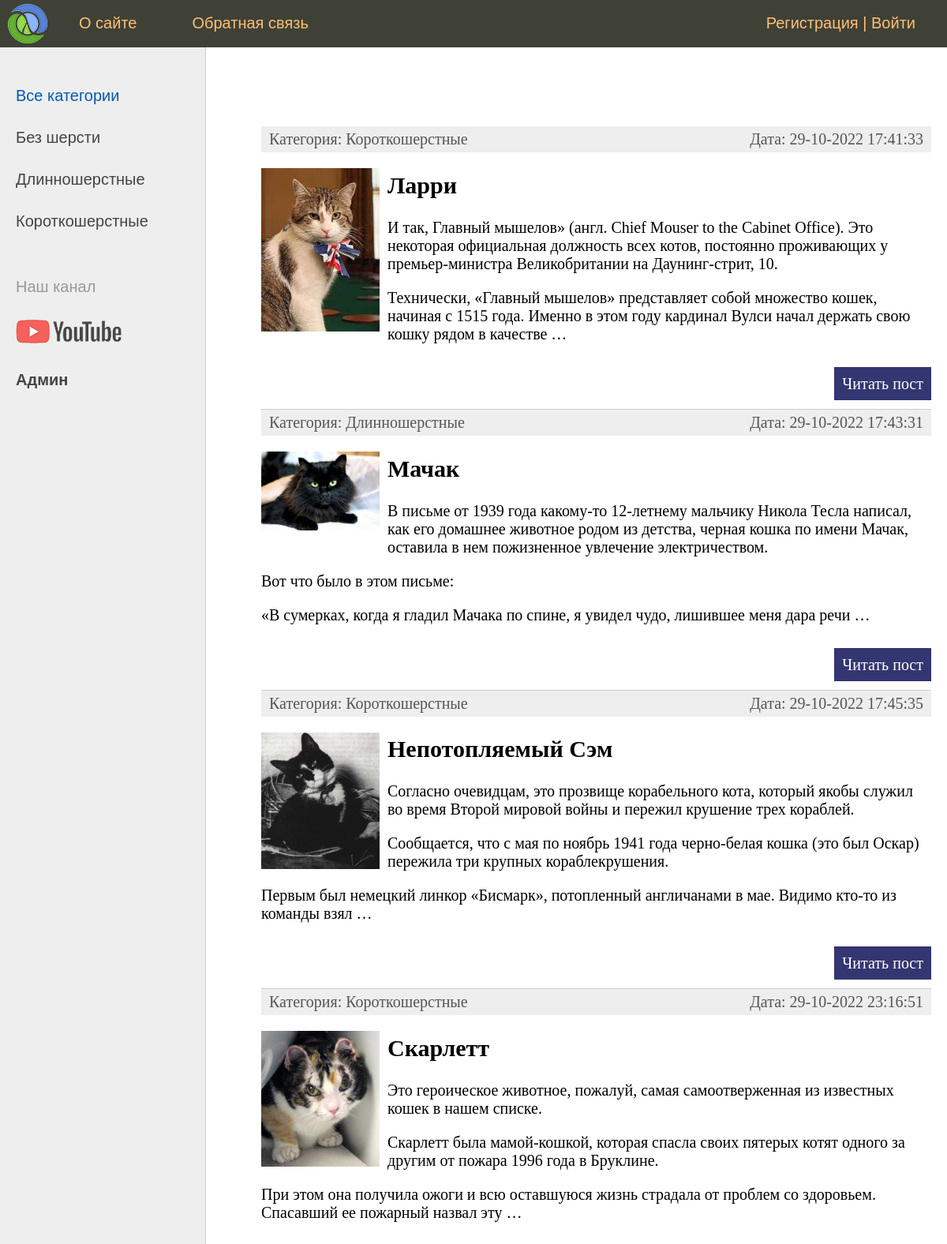
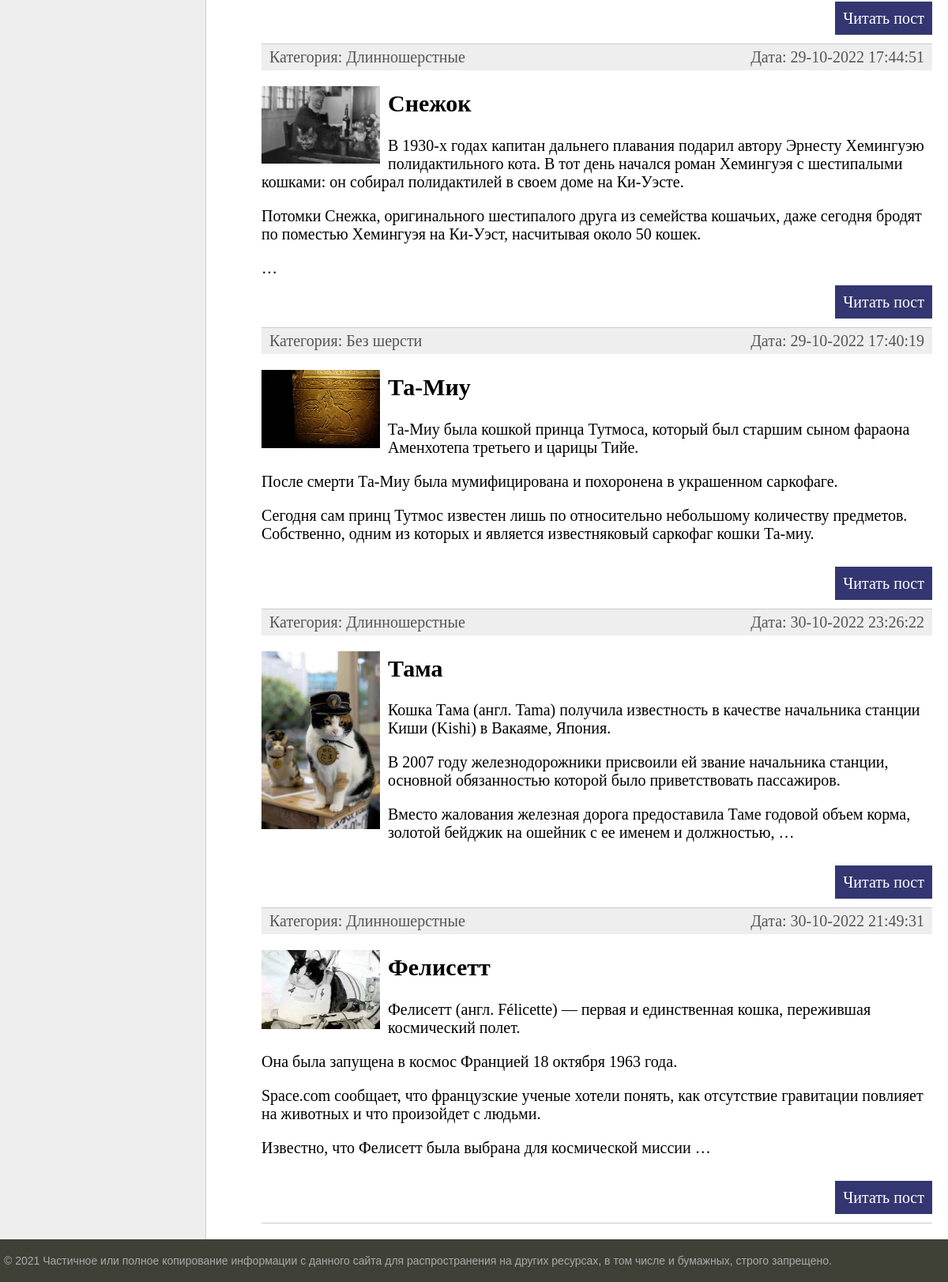
The page / on the database its author committed (2 pictures, top to bottom).
### cats/models.py (models this page shows, shortened)
class Category(models.Model):
    name = models.CharField(max_length=255, db_index=True, verbose_name='Категория')
    slug = models.SlugField(max_length=255, unique=True, db_index=True, verbose_name='URL')
    def __str__(self):
        return self.name
    def get_absolute_url(self):
        return reverse('category', kwargs={'category_slug': self.slug})
    class Meta:
        verbose_name = 'Категория'
        verbose_name_plural = 'Категории'
        ordering = ['id']

class Cat(models.Model):
    title = models.CharField(max_length=255, verbose_name='Заголовок')
    slug = models.SlugField(max_length=255, unique=True, db_index=True, verbose_name='URL')
    content = models.TextField(blank=True,verbose_name='Текст статьи')
    photo = models.ImageField(upload_to="photos/%Y/%m/%d/", verbose_name='Фото')
    time_create = models.DateTimeField(auto_now_add=True, verbose_name='Время создания')
    time_update = models.DateTimeField(auto_now=True, verbose_name='Время изменения')
    is_published = models.BooleanField(default=True, verbose_name='Публикация')
    category = models.ForeignKey('Category', on_delete=models.PROTECT, verbose_name='Категории')
    def get_absolute_url(self):
        return reverse('post', kwargs={'post_slug': self.slug})
    class Meta:
        verbose_name = "Кот"
        verbose_name_plural = "Коты"
        ordering = ['title']

### cats/views.py (the view)
# urls.py: path('', CatHome.as_view(), name='home'),
class CatHome(DataMixin, ListView):
    model = Cat
    template_name = 'cats/index.html'
    context_object_name = 'posts'
    def get_context_data(self, **kwargs):
        context = super().get_context_data(**kwargs)
        c_def = self.get_user_context(title='Главная страница')
        context.update(c_def)
        return context
    def get_queryset(self):
        return Cat.objects.filter(is_published=True).select_related('category')

### cats/utils.py (called while the page is built)
    def get_user_context(self, **kwargs):
        context = kwargs
        cats = cache.get('cats')
        if not cats:
            cats = Category.objects.annotate(Count('cat'))
            cache.set('cats', cats, 60)
        user_menu = menu.copy()
        if not self.request.user.is_authenticated:
            user_menu.pop(1)
        context['menu'] = user_menu
        context['cats'] = cats
        if 'category_selected' not in context:
            context['category_selected'] = 0
        return context

### cats/templates/cats/index.html (shortened to what this page needs)
{% extends 'cats/base.html' %}
{% block content %}
<ul class="list-articles">
	{% for p in posts %}
	<li><div class="article-panel">
		<p class="first">Категория: {{p.category}}</p>
         <p class="last">Дата: {{p.time_update|date:"d-m-Y H:i:s"}}</p>
</div>
{% if p.photo %}
		<p><img class="img-article-left thumb" src="{{p.photo.url}}"></p>
{% endif %}
			<h2>{{p.title}}</h2>
	{% autoescape on %}
	{{p.content|linebreaks|truncatewords:50}}
	{% endautoescape %}
			<p class="link-read-post"><a href='{{ p.get_absolute_url }}'>Читать пост</a></p>
	{% endfor %}
</ul>
{% endblock %}

### cats/templates/cats/base.html (shortened to what this page needs)
{% load static %}
<!DOCTYPE html>
<html>
<head>
	<link type="text/css" href="{% static 'cats/css/styles.css' %}" rel="stylesheet" />
</head>
<body>
<table class="table-page" border=0 cellpadding="0" cellspacing="0">
<tr><td valign=top>
{% block mainmenu %}
		<div class="header">
			<ul id="mainmenu" class="mainmenu">
			<li class="logo"><a href="{% url 'home' %}"><div class="logo"></div></a></li>
{% for m in menu %}
			<li><a href="{% url m.url_name %}">{{m.title}}</a></li>
{% endfor %}
			{% if request.user.is_authenticated %}
			<li class="last"> {{user.username}} | <a href="{% url 'logout' %}">Выйти</a></li>
			{% else %}
				<li class="last">
			<a href="{% url 'register' %}">Регистрация</a> | <a href="{% url 'login'%}">Войти</a>
			{% endif %}
				</li>
			</ul>
		</div>
{% endblock mainmenu %}
<table class="table-content" border=0 cellpadding="0" cellspacing="0">
<tr>
	<td valign="top" class="left-chapters">
	<ul id="leftchapters">
		{% if category_selected == 0 %}
                   <li class="selected">Все категории</li>
{% else %}
                   <li><a href="{% url 'home' %}">Все категории</a></li>
{% endif %}
{% for c in cats %}
		{% if c.cat__count > 0 %}
         {% if c.pk == category_selected %}
                   <li class="selected">{{c.name}}</li>
         {% else %}
                   <li><a href="{{ c.get_absolute_url }}">{{c.name}}</a></li>
         {% endif %}
		{% endif %}
{% endfor %}
		<li class="share">
		<p>Наш канал</p>
		<a class="share-yt" href="https://www.youtube.com/channel/UClJzWfGWuGJL2t-3dYKcHTA/playlists" target="_blank" rel="nofollow"></a>
		</li>
		<li><a href="{% url 'admin:index' %}"><strong>Админ</strong></a></li>
	</ul>
</td>
<td valign="top" class="content">
	<div class="content-text">
{% block content %}
{% endblock %}
	</div>
</td></tr></table>
</td></tr>
<tr><td valign=top>
	<div id="footer">
		<p>&copy; 2021 Частичное или полное копирование информации с данного сайта для распространения на других ресурсах, в том числе и бумажных, строго запрещено.</p>
	</div>
</td></tr></table>
</body>
</html>

### cats/static/cats/css/styles.css (style rules this page uses)
html, body { font-family: 'Arial'; margin: 0; padding: 0; height: 100%; width: 100%; color: #444; }
a { color: #0059b2; text-decoration: none; }
img { max-width: 600px; height: auto; }
img.img-article-left { max-width: 300px; height: auto; float: left; padding: 0 10px 10px 0; }
img.img-article-left.thumb { max-width: 150px; height: auto; }
p.link-read-post { text-align: right; }
p.link-read-post a { padding: 10px; min-width: 100px; background: #333671; color: #fff; text-decoration: none; }
div.article-panel { background: #eee; padding: 5px 10px 5px 10px; box-sizing: border-box; overflow: hidden; color: #555; }
div.article-panel p.first { margin: 0; float: left; }
div.article-panel p.last { margin: 0; float: right; }
ul.list-articles { list-style: none; margin: 0; padding: 0; }
ul.list-articles li { border-bottom: 1px solid #ccc; }
.table-page { width: 100%; height: 100%; vertical-align: top; }
.table-page tr { height: 100%; }
.header { background: #3F4137; height: 60px; }
.logo { background: url('../images/logo.png') no-repeat 10px 5px; width: 70px; height: 60px; }
ul.mainmenu { list-style: none; margin: 0; padding: 0; height: 60px; color: #fdc073; font-size: 20px; overflow: hidden; }
ul.mainmenu li { float: left; margin: 18px 40px 0 30px; }
ul.mainmenu li.logo { margin: 0; }
ul.mainmenu li.last { float: right; }
ul.mainmenu li a { color: #fdc073; text-decoration: none; }
.table-content { width: 100%; min-height: 100%; height: 100%; }
.left-chapters { margin: 0; background: #eee; border-right: 1px solid #ccc; min-height: 100%; }
.left-chapters ul { width: 230px; min-height: 100%; margin: 0; padding: 20px 10px 10px 20px; list-style: none; font-size: 20px; }
.left-chapters ul li { margin: 30px 0 0 0; color: #999; }
.left-chapters ul li.selected { color: #0059b2; }
.left-chapters ul li a { color: #444; text-decoration: none; }
.left-chapters ul li.share { margin: 60px 0 0 0; }
.left-chapters ul li.share p { margin: 30px 0 30px 0; }
.left-chapters ul li.share a { display: inline-block; width: 40px; height: 40px; margin: 0 20px 0 0; }
.left-chapters ul li.share a.share-yt { width: 100%; height: 30px; background: url('../images/share_yt.png') no-repeat 0 0 }
.content { padding: 40px 20px 20px 40px; width: 100%; box-sizing: border-box; }
.content-text { margin: 60px 0 0 30px; color: #000; font-size: 20px; font-family: Yandex Sans Display Light; }
#footer { box-sizing: border-box; background: #3F4137; padding: 5px; color: #aaa; font-size: 14px; font-family: Verdana, Geneva, Arial, Helvetica; text-align: left; overflow: hidden; }

### rows shown on the page
Category: name "Без шерсти"
Category: name "Длинношерстные"
Category: name "Короткошерстные"
Cat: category "Короткошерстные", time_update "29-10-2022 17:41:33", photo (picture), title "Ларри", content "И так, Главный мышелов» (англ. Chief Mouser to the Cabinet Office). Это некоторая официальная должность всех котов, постоянно проживающих у премьер-министра Великобритании на Даунинг-стрит, 10. Технически, «Главный мышелов» представляет собой множество кошек, начиная с 1515 года. Именно в этом году кардинал Вулси начал держать свою кошку рядом в качестве …"
Cat: category "Длинношерстные", time_update "29-10-2022 17:43:31", photo (picture), title "Мачак", content "В письме от 1939 года какому-то 12-летнему мальчику Никола Тесла написал, как его домашнее животное родом из детства, черная кошка по имени Мачак, оставила в нем пожизненное увлечение электричеством. Вот что было в этом письме: «В сумерках, когда я гладил Мачака по спине, я увидел чудо, лишившее меня дара речи …"
Cat: category "Короткошерстные", time_update "29-10-2022 17:45:35", photo (picture), title "Непотопляемый Сэм", content "Согласно очевидцам, это прозвище корабельного кота, который якобы служил во время Второй мировой войны и пережил крушение трех кораблей. Сообщается, что с мая по ноябрь 1941 года черно-белая кошка (это был Оскар) пережила три крупных кораблекрушения. Первым был немецкий линкор «Бисмарк», потопленный англичанами в мае. Видимо кто-то из команды взял …"
Cat: category "Короткошерстные", time_update "29-10-2022 23:16:51", photo (picture), title "Скарлетт", content "Это героическое животное, пожалуй, самая самоотверженная из известных кошек в нашем списке. Скарлетт была мамой-кошкой, которая спасла своих пятерых котят одного за другим от пожара 1996 года в Бруклине. При этом она получила ожоги и всю оставшуюся жизнь страдала от проблем со здоровьем. Спасавший ее пожарный назвал эту …"
Cat: category "Длинношерстные", time_update "29-10-2022 17:44:51", photo (picture), title "Снежок", content "В 1930-х годах капитан дальнего плавания подарил автору Эрнесту Хемингуэю полидактильного кота. В тот день начался роман Хемингуэя с шестипалыми кошками: он собирал полидактилей в своем доме на Ки-Уэсте. Потомки Снежка, оригинального шестипалого друга из семейства кошачьих, даже сегодня бродят по поместью Хемингуэя на Ки-Уэст, насчитывая около 50 кошек. …"
Cat: category "Без шерсти", time_update "29-10-2022 17:40:19", photo (picture), title "Та-Миу", content "Та-Миу была кошкой принца Тутмоса, который был старшим сыном фараона Аменхотепа третьего и царицы Тийе. После смерти Та-Миу была мумифицирована и похоронена в украшенном саркофаге. Сегодня сам принц Тутмос известен лишь по относительно небольшому количеству предметов. Собственно, одним из которых и является известняковый саркофаг кошки Та-миу."
Cat: category "Длинношерстные", time_update "30-10-2022 23:26:22", photo (picture), title "Тама", content "Кошка Тама (англ. Tama) получила известность в качестве начальника станции Киши (Kishi) в Вакаяме, Япония. В 2007 году железнодорожники присвоили ей звание начальника станции, основной обязанностью которой было приветствовать пассажиров. Вместо жалования железная дорога предоставила Таме годовой объем корма, золотой бейджик на ошейник с ее именем и должностью, …"
Cat: category "Длинношерстные", time_update "30-10-2022 21:49:31", photo (picture), title "Фелисетт", content "Фелисетт (англ. Félicette) — первая и единственная кошка, пережившая космический полет. Она была запущена в космос Францией 18 октября 1963 года. Space.com сообщает, что французские ученые хотели понять, как отсутствие гравитации повлияет на животных и что произойдет с людьми. Известно, что Фелисетт была выбрана для космической миссии …"

### other values the page prints
{{ m.title }} "О сайте" "Обратная связь"
